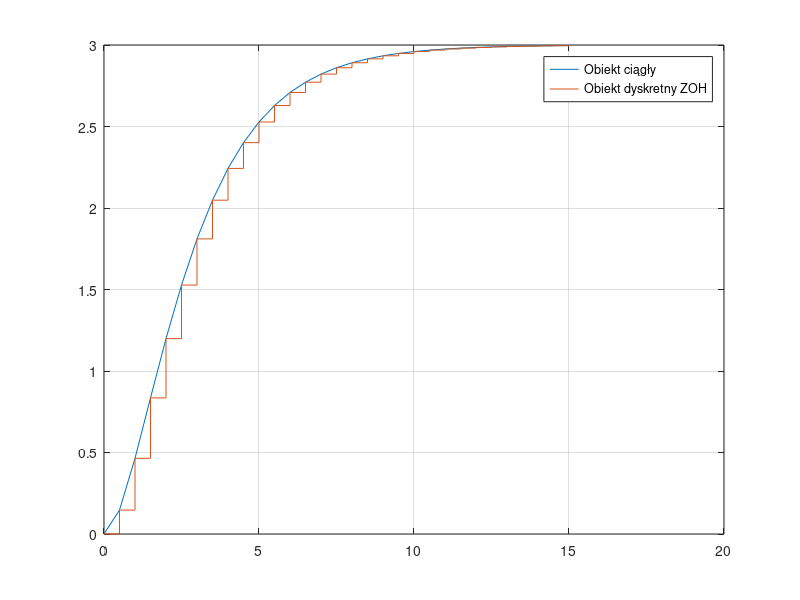

Recreate this plot in MATLAB.
clear; close all; clc; %czyszczenie workspace

% Stałe.
k=3; %wzmocnienie układu inercyjnego
T1=1; %stała czasowa T1
T2=2; %stała czasowa T2
Ts=0.5; %czas próbkowania
t = 0:Ts:15; % zakres zmiennej czasu

% Stwórz obiekt inercyjny.
s=tf('s'); %definicja operatora Laplace’a s
Gos=k/((1+s*T1)*(1+s*T2)); %obiekt inercyjny II rzędu

% Charakterystyka skokowa, wykres ciągły.
fig1 = figure(1); %otwarcie okna graficznego o numerze 1
[Yc,time]=step(Gos,t); %odpowiedź układu na wymuszenie skokowe
plot(t,Yc); % graficzna charakterystyka odpowiedzi członu ciągłego na wymuszenie skokowe
hold all; %zablokowanie okna graficznego


[A,B,C,D]=tf2ss(Gos.num{1},Gos.den{1}); %przejście z transfer function do space state
P=expm(Ts*A);
I=eye(2); %zdefiniowanie macierzy jednostkowej
Q=(P-I)*A^(-1)*B;
U=ones(size(t)); %określenie jednostkowego wektora sterowań
X(:,1)=zeros(size(A,1),1);
for i=2:size(t,2)
    X(:,i)=P*X(:,i-1)+Q*U(i-1);
end
Y=C*X+D*U; %odpowiedź układu
stairs(t,Y); % wykres schodkowy odpowiedzi układu
grid on;
legend('Obiekt ciągły', 'Obiekt dyskretny ZOH','Location', 'Best');